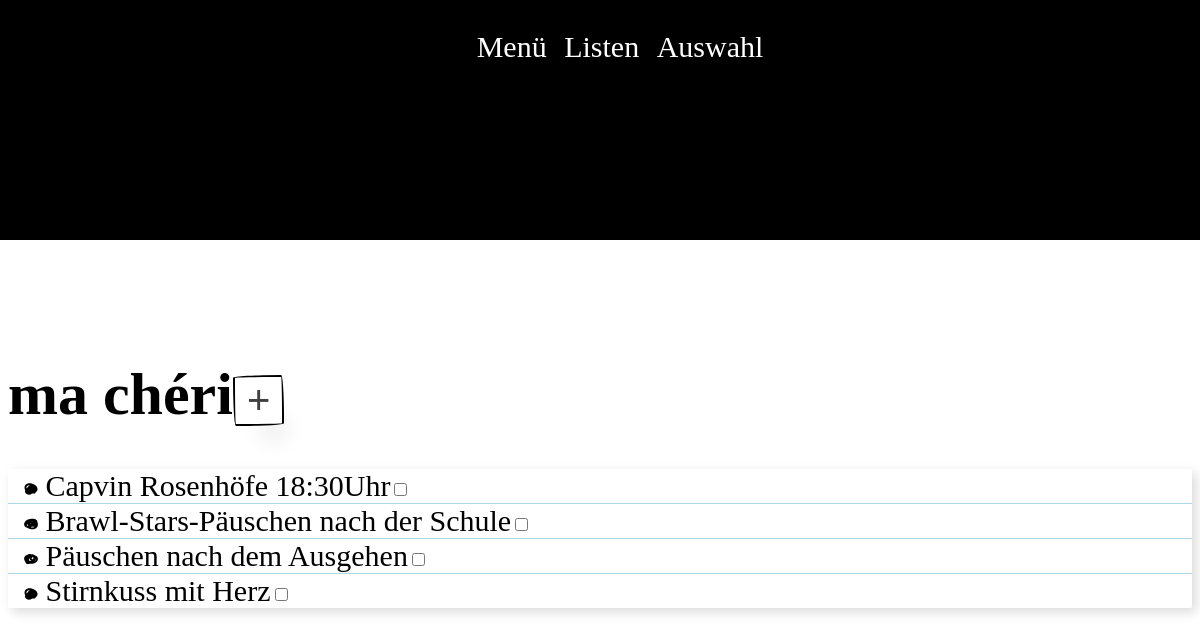
The page /lists/14/ on the database its author committed.
### liste/models.py (models this page shows, shortened)
class Liste(models.Model):
    id = models.BigAutoField(primary_key=True)
    Name = models.CharField(max_length=50)

class Eintrag(models.Model):
    id = id = models.BigAutoField(primary_key=True)
    listid = models.ForeignKey(Liste, on_delete=models.CASCADE, blank=True)
    Beschreibung = models.CharField(max_length=100)
    done = models.BooleanField()

### liste/views.py (the view)
# urls.py: path('lists/<int:id>/', views.liste, name='listenuebersicht'),
def liste(request, id):
    liste = Liste.objects.get(id=id)
    eintraege = liste.eintrag_set.all()
    template = loader.get_template('liste.html')
    bla = None
    Eintrag.objects.filter().update(done=False)
    if request.method == "POST":
        formular = EintragForm(request.POST)
        if formular.is_valid():
           data = formular.save(commit=False)
           data.listid = liste
           data.save()
           formular.save_m2m()
           return HttpResponseRedirect(f'/lists/{id}')
    else:
        formular = EintragForm()
    context = {
        'liste': liste,
        'eintraege': eintraege,
        'EintragForm': formular,
        'done': bla,
    }
    return HttpResponse(template.render(context, request))

### liste/models.py
class EintragForm(ModelForm):
    class Meta:
        model = Eintrag
        fields = ['Beschreibung', 'done', 'listid',]
        widgets = {'listid': forms.HiddenInput(),
                   'Beschreibung': forms.TextInput(),
                   'done': forms.HiddenInput()
                   }

### liste/templates/liste.html (shortened to what this page needs)
{% extends "master.html" %}
{% load static %}
{% block head %}
    <link rel="stylesheet" href="{% static 'style_general.css' %}">
    <link rel="stylesheet" href="{% static 'style_navbar.css' %}">
    <link rel="stylesheet" href="{% static 'style_liste_a.css' %}">
    <link rel="stylesheet" href="{% static 'style_liste.css' %}">
{% endblock %}
{% block content %}
<div class="parentDiv">
    <div class="nav">
      <ul class="ul_nav">
        <a href="/"><li class="li_nav">Menü</li></a>
        <a href="/lists/"><li class="li_nav">Listen</li></a>
        <a href="/rate/"><li class="li_nav">Auswahl</li></a>
      </ul>
    </div>
  </div>
<div class="content">
    <h1>{{liste.Name}}<input class="button-55" id="btn1" type="button" value="+" onclick="formularU('eintrag_form')"></input></h1>
    <ul class="listaaa listen_liste ">
        <form method="post">
        {% for x in eintraege %}
            {% if x.done %}
            <li style="text-decoration: line-through;"class="listen" id="li_{{x.id}}">{{x.Beschreibung}}<input class="checkboxes" id="checkbox_{{x.id}}" type="checkbox" onclick="durchstreichen(this.id)" name="done" checked></li>
            {% else %}
            <li class="listen" id="li_{{x.id}}">{{x.Beschreibung}}<input class="checkboxes" id="checkbox_{{x.id}}" type="checkbox" onclick="durchstreichen(this.id)" name="done"></li>
            {% endif %}
        {% endfor %}
        </form>
    </ul>
</div>
{% endblock %}

### liste/static/style_general.css (style rules this page uses)
body { font-family: "facile-sans"; font-size: 30px; }
a:link { text-decoration: none; }

### liste/static/style_navbar.css (style rules this page uses)
.parentDiv { position: absolute; width: 100%; background-color: black; color: white; margin: 0; left: 0; top: 0; height: 20vw; z-index: 5; }
.nav { text-align: center; }
.ul_nav .li_nav { display: inline-block; padding: 0 5px; color: white; }

### liste/static/style_liste_a.css (style rules this page uses)
a:link { text-decoration: none; color:black; }
.listen_liste { list-style-position: inside; width: 100vw; max-width: 100%; background: white; box-shadow: 0.25rem 0.25rem 0.75rem rgb(0 0 0 / 0.15); padding: 0; margin-top: 20vw; border-radius: 0.1rem; }
.listen { padding: 0 0 0 1rem; }
.listen:not(:last-child) { border-bottom: 1px solid lightblue; }
.listen:last-child { margin-bottom: 1rem; }
::marker { ' '; }
.listen:nth-child(3n)::marker { ' '; }
.listen:nth-child(3n - 1)::marker { ' '; }
.button-55 { align-self: center; background-color: #fff; background-image: none; background-position: 0 90%; background-repeat: repeat no-repeat; background-size: 4px 3px; border-radius: 15px 225px 255px 15px 15px 255px 225px 15px; border-style: solid; border-width: 2px; box-shadow: rgba(0, 0, 0, .2) 15px 28px 25px -18px; box-sizing: border-box; color: #41403e; cursor: pointer; display: inline-block; font-family: Neucha, sans-serif; font-size: 40px; line-height: 23px; outline: none; padding: .75rem; text-decoration: none; transition: all 235ms ease-in-out; border-bottom-left-radius: 15px 255px; border-bottom-right-radius: 225px 15px; border-top-left-radius: 255px 15px; border-top-right-radius: 15px 225px; user-select: none; -webkit-user-select: none; touch-action: manipulation; }

### liste/static/style_liste.css (style rules this page uses)
h1 { margin-top: 30vw; }
.listaaa { margin-top:0; }
a:link { text-decoration: none; color:black; }

### rows shown on the page
Liste: Name "ma chéri"
Eintrag: Beschreibung "Capvin Rosenhöfe 18:30Uhr"
Eintrag: Beschreibung "Brawl-Stars-Päuschen nach der Schule"
Eintrag: Beschreibung "Päuschen nach dem Ausgehen"
Eintrag: Beschreibung "Stirnkuss mit Herz"
